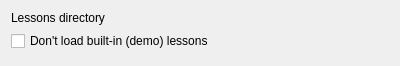
<?xml version="1.0" encoding="UTF-8"?>
<ui version="4.0">
 <class>Form</class>
 <widget class="QWidget" name="Form">
  <property name="geometry">
   <rect>
    <x>0</x>
    <y>0</y>
    <width>400</width>
    <height>66</height>
   </rect>
  </property>
  <property name="windowTitle">
   <string>Form</string>
  </property>
  <layout class="QGridLayout" name="gridLayout">
   <item row="0" column="1">
    <widget class="QgsFileWidget" name="widgetLessonsPath" native="true">
     <property name="sizePolicy">
      <sizepolicy hsizetype="Expanding" vsizetype="Preferred">
       <horstretch>0</horstretch>
       <verstretch>0</verstretch>
      </sizepolicy>
     </property>
    </widget>
   </item>
   <item row="2" column="0" colspan="2">
    <spacer name="verticalSpacer">
     <property name="orientation">
      <enum>Qt::Vertical</enum>
     </property>
     <property name="sizeHint" stdset="0">
      <size>
       <width>20</width>
       <height>40</height>
      </size>
     </property>
    </spacer>
   </item>
   <item row="0" column="0">
    <widget class="QLabel" name="label">
     <property name="text">
      <string>Lessons directory</string>
     </property>
    </widget>
   </item>
   <item row="1" column="0" colspan="2">
    <widget class="QCheckBox" name="chkSkipBuiltin">
     <property name="text">
      <string>Don't load built-in (demo) lessons</string>
     </property>
    </widget>
   </item>
  </layout>
 </widget>
 <customwidgets>
  <customwidget>
   <class>QgsFileWidget</class>
   <extends>QWidget</extends>
   <header location="global">qgis.gui</header>
   <container>1</container>
  </customwidget>
 </customwidgets>
 <resources/>
 <connections/>
</ui>
